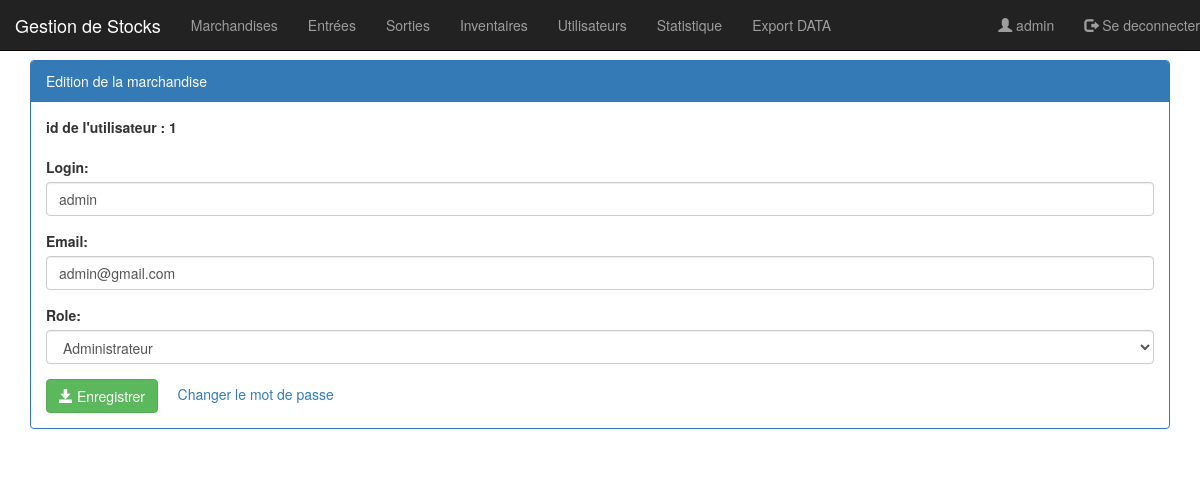
/pages/editerUser.php?idU=1 (signed in), run on the app's committed database.
### tables this page shows
create table utilisateur(
	iduser int(4) auto_increment primary key,
	login varchar(50),
	email varchar(255),
	role varchar(50),
	etat int(1),
	pwd varchar(255)
);

### pages/editerUser.php (the view, shortened to what this page needs)
<?php
    require_once('connexion.php');
    $idU = isset($_GET['idU'])?$_GET['idU']:0;
    $requete = "select * from utilisateur where iduser = '$idU'";
    $resultat = $pdo->query($requete);
    $user = $resultat->fetch();
    $login = $user['login'];
    $email = $user['email'];
    $role = strtoupper($user['role']);
?>
<!DOCTYPE html>
<html>
<head>
	<link rel="stylesheet" type="text/css" href="../css/bootstrap.min.css">
	<link rel="stylesheet" type="text/css" href="../css/monstyle.css">
</head>
<body>
	<?php include('menu.php'); ?>
	<div class="container">
		<div class="panel panel-primary margetop">
			<div class="panel-heading">Edition de la marchandise</div>
			<div class="panel-body">
				<form method="post" action="updateUser.php" class="form">
					<div class="form-group">
						<label for="idU">id de l'utilisateur : <?php echo $idU; ?></label>
					</div>
					<div class="form-group">
						<label for="login">Login:</label>
						<input type="text" name="login" value="<?php echo $login;?>" class="form-control">
					</div>
                    <div class="form-group">
						<label for="email">Email:</label>
						<input type="text" name="email" value="<?php echo $email;?>" class="form-control">
					</div>
                    <div class="form-group">
                        <label for="role">Role:</label>
						<select name="role" class="form-control">
                            <option value="ADMIN" <?php if($role=="ADMIN"){ echo "selected";}?>>Administrateur</option>
                        </select>
					</div>
					<button type="submit" value="Rechercher..." class="btn btn-success"><span class="glyphicon glyphicon-save"></span> Enregistrer</button>
                    <a href="editPwd.php?idU=<?php echo $user['iduser'];?>">Changer le mot de passe</a>
				</form>
			</div>
		</div>
	</div>
</body>
</html>

### css/monstyle.css (style rules this page uses)
.margetop { margin-top : 60px; }

### data on the page
utilisateur: login "admin", email "admin@gmail.com", role "Administrateur"

### other printed values
$_SESSION['user']['login'] "admin"
$idU "1"
